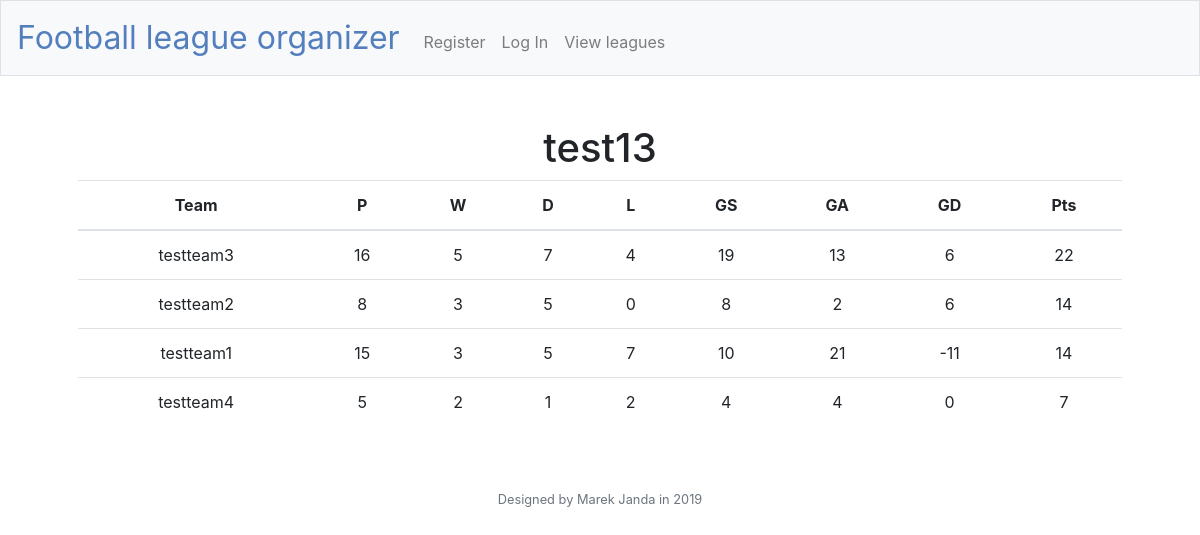
The page /table/test13 on the database its author committed.
### tables this page shows
CREATE TABLE test13
                                    (teamID INTEGER PRIMARY KEY AUTOINCREMENT NOT NULL,
                                    teamname VARCHAR(255),
                                    P SMALLINT NOT NULL DEFAULT 0,
                                    W SMALLINT NOT NULL DEFAULT 0,
                                    D SMALLINT NOT NULL DEFAULT 0,
                                    L SMALLINT NOT NULL DEFAULT 0,
                                    GS INT NOT NULL DEFAULT 0,
                                    GA INT NOT NULL DEFAULT 0,
                                    GD INT NOT NULL DEFAULT 0,
                                    Pts INT NOT NULL DEFAULT 0);

### application.py (the view)
@app.route("/table/<string:thisleague>", methods=["GET", "POST"])
def table(thisleague):
    leaguetable = db.execute("SELECT * FROM {} ORDER BY Pts DESC, GD DESC, GS DESC".format(thisleague))
    return render_template("table.html", thisleague=thisleague, leaguetable=leaguetable)

### application.py (called while the page is built)
@app.after_request
def after_request(response):
    response.headers["Cache-Control"] = "no-cache, no-store, must-revalidate"
    response.headers["Expires"] = 0
    response.headers["Pragma"] = "no-cache"
    return response

### templates/table.html (shortened to what this page needs)
{% extends "layout.html" %}
{% block main %}
    <h1>{{ thisleague }}</h1>
    <table class="table">
            <thead>
                <tr>
                    <th>Team</th>
                    <th>P</th>
                    <th>W</th>
                    <th>D</th>
                    <th>L</th>
                    <th>GS</th>
                    <th>GA</th>
                    <th>GD</th>
                    <th>Pts</th>
                </tr>
            </thead>
            <tbody>
            {% for team in leaguetable %}
                <tr>
                    <td>{{ team["teamname"] }}</td>
                    <td>{{ team["P"] }}</td>
                    <td>{{ team["W"] }}</td>
                    <td>{{ team["D"] }}</td>
                    <td>{{ team["L"] }}</td>
                    <td>{{ team["GS"] }}</td>
                    <td>{{ team["GA"] }}</td>
                    <td>{{ team["GD"] }}</td>
                    <td>{{ team["Pts"] }}</td>
                </tr>
            {% endfor %}
            </tbody>
        </table>
{% endblock %}

### rows shown on the page
test13: teamname "testteam3", P "16", W "5", D "7", L "4", GS "19", GA "13", GD "6", Pts "22"
test13: teamname "testteam2", P "8", W "3", D "5", L "0", GS "8", GA "2", GD "6", Pts "14"
test13: teamname "testteam1", P "15", W "3", D "5", L "7", GS "10", GA "21", GD "-11", Pts "14"
test13: teamname "testteam4", P "5", W "2", D "1", L "2", GS "4", GA "4", GD "0", Pts "7"

### other values the page prints
{{ thisleague }} "test13"
